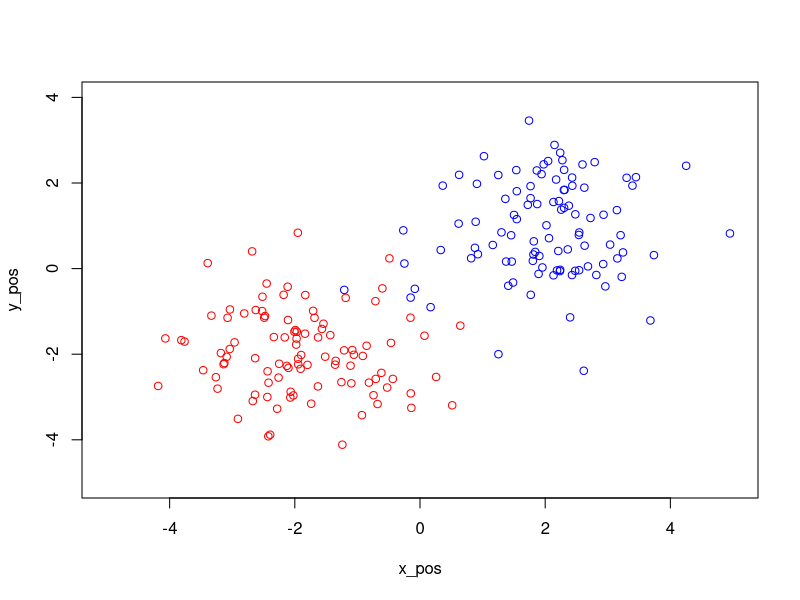
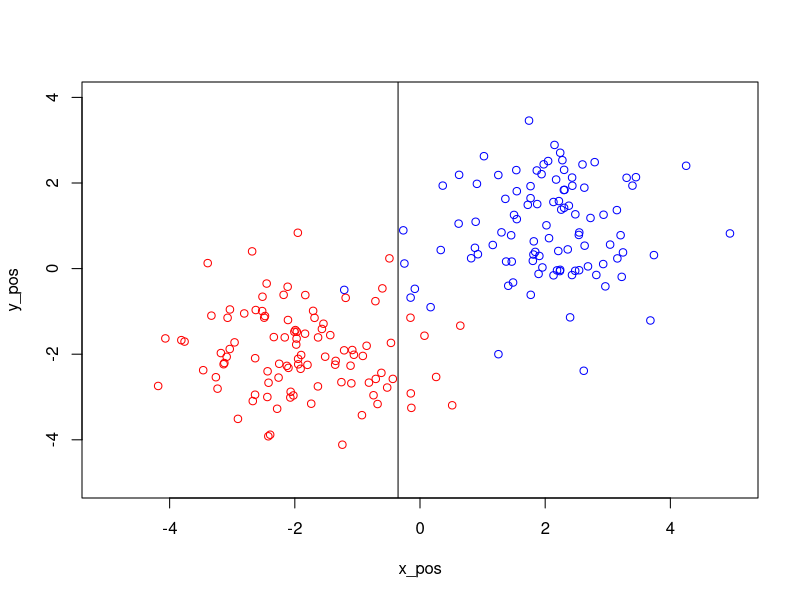

Recreate these plots in R, in order.
## ---- chunk 1
install.packages("zoo", repos = "http://cran.us.r-project.org")
library(zoo)
## ---- chunk 2
NUM_SAMPLES = 200

# Generate points of two classes. 
x_pos = rnorm(NUM_SAMPLES/2, mean=2, sd=1)
y_pos = rnorm(NUM_SAMPLES/2, mean=1, sd=1)
x_neg = rnorm(NUM_SAMPLES/2, mean=-2, sd=1)
y_neg = rnorm(NUM_SAMPLES/2, mean=-2, sd=1)

xs = c(x_pos, x_neg)
ys = c(y_pos, y_neg)
data = cbind(xs, ys)
labels = c(rep(1, times=NUM_SAMPLES/2), rep(0, times=NUM_SAMPLES/2))

# Plot points.
plot(x_pos, y_pos, col="blue", xlim=c(-5,5), ylim=c(-5,4))
points(x_neg, y_neg, col="red")
## ---- chunk 3
champ_feature = -1
champ_split = 1e10
champ_gini = 1e10

for (j in 1:2) {
  
  # Sort feature values. 
  sorted = sort(data[,j])
  
  # For every midpoint, compute the Gini index for both halves of the split. 
  midpoints = rollmean(sorted, 2)
  for (m in midpoints) {
    
    # Tally the class counts on the left and right. 
    lpos = 0
    lneg = 0
    rpos = 0
    rneg = 0
    
    for (i in 1:NUM_SAMPLES) {
      value = data[i,j]
      if (value < m) { 
        if (labels[i] == 1) {
          lpos = lpos + 1
        } else {
          lneg = lneg + 1
        }
      } else {
        if (labels[i] == 1) {
          rpos = rpos + 1
        } else {
          rneg = rneg + 1
        }
      }
    }
    
    left_total = lpos + lneg
    right_total = rpos + rneg
    gini_left = 1 - ((lneg / left_total)^2 + (lpos / left_total)^2)
    gini_right = 1 - ((rneg / right_total)^2 + (rpos / right_total)^2)
    gini = gini_left * (left_total / NUM_SAMPLES) + gini_right * (right_total / NUM_SAMPLES)
    
    # See if this split performs better than anything seen so far. 
    if (gini < champ_gini) {
      champ_gini = gini
      champ_feature = j
      champ_split = m
    }
  }
}
## ---- chunk 4
print(champ_feature)
print(champ_split)
## ---- chunk 5
plot(x_pos, y_pos, col="blue", xlim=c(-5,5), ylim=c(-5,4))
points(x_neg, y_neg, col="red")
abline(v=champ_split)
